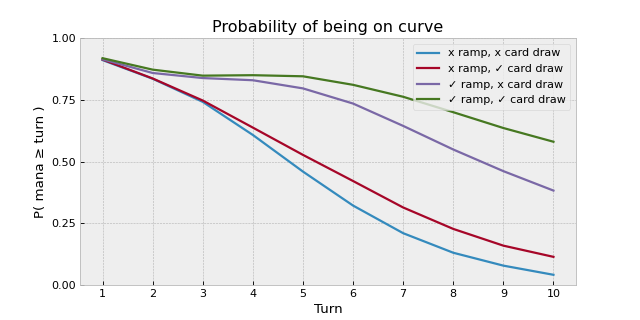

Here is the Python script that generated this plot:
import matplotlib.pyplot as plt
from mtg_mana_simulator import AI, Card, Experiment, Metric, Sequence

number_of_land = 38
deck_size = 99
turns = list(range(1, 11))

elf              = Card.tapped_rock(1, 1)
talisman         = Card.untapped_rock(2, 1)
locket           = Card.untapped_rock(3, 1)
smothering_tithe = Card(cost=4, gold_sequence=Sequence.repeat(3).prefixed_by([0]))

gitaxian_probe   = Card.draw_spell(0, 1)
arcums_astrolabe = Card.cantrip
sign_in_blood    = Card.draw_spell(2, 2)
divination       = Card.draw_spell(3, 2)
syphon_mind      = Card.draw_spell(4, 3)
phyrexian_arena  = Card(cost=3, draw_sequence=Sequence.one.prefixed_by([0]))

land_package = 20*[Card.untapped_land] + 18*[Card.tapped_land]
ramp_package = 4*[elf, talisman, locket] + [smothering_tithe]
draw_package = [
    gitaxian_probe,
    arcums_astrolabe,
    sign_in_blood,
    divination,
    syphon_mind,
    phyrexian_arena
]

decks = []
decks.append(["x ramp, x card draw", land_package[:]])
decks.append(["x ramp, ✓ card draw", land_package[:] + draw_package[:]])
decks.append(["✓ ramp, x card draw", land_package[:] + ramp_package[:]])
decks.append(["✓ ramp, ✓ card draw", land_package[:] + ramp_package[:] + draw_package[:]])
for _,deck in decks:
    deck += (99-len(deck))*[Card.filler]

with plt.style.context("bmh"):
    plt.figure(figsize=(8,4), dpi=80)
    for title,deck in decks:
        experiment = Experiment(deck=deck, ai=AI.less_naive, turns=turns[-1], repeats=10000)
        results = list(experiment.evaluate([Metric.on_curve]).values())[0]
        plt.plot(turns, results, label=title)
    plt.legend(loc=1)
    plt.title("Probability of being on curve")
    plt.xlabel("Turn")
    plt.ylabel("P( mana ≥ turn )")
    plt.xticks(turns)
    plt.yticks([0.0, 0.25, 0.5, 0.75, 1.0])
    plt.ylim([0, 1])
    plt.savefig('plot4.png')
